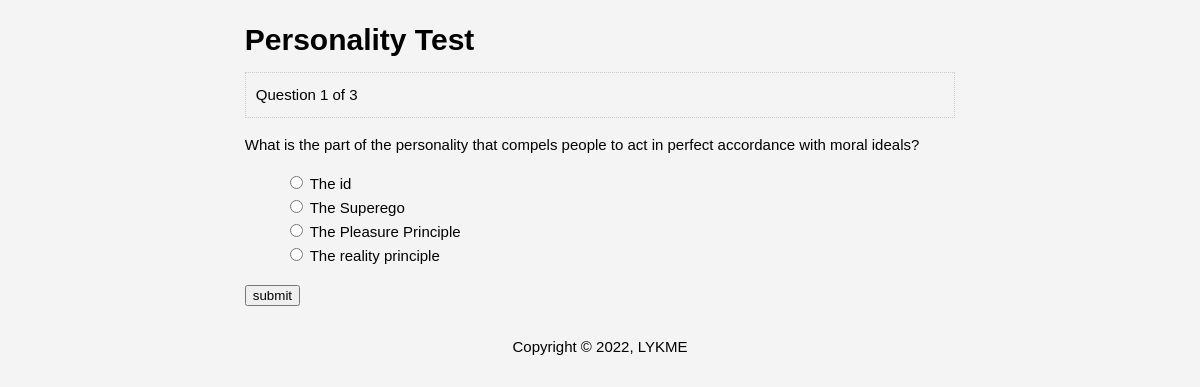
/personality_test/question.php?n=1, run on the app's committed database.
### tables this page shows
CREATE TABLE `questions` (
  `question_number` int(11) NOT NULL,
  `question` text NOT NULL
);

CREATE TABLE `choices` (
  `id` int(11) NOT NULL,
  `question_number` int(11) NOT NULL,
  `is_correct` tinyint(4) NOT NULL DEFAULT '0',
  `choice` text NOT NULL
);

### personality_test/question.php (the view, shortened to what this page needs)
<?php include "database.php"; ?>
<?php
	$number = (int) $_GET['n'];
	$query = "select * from questions";
	$results = $mysqli->query($query) or die($mysqli->error.__LINE__);
	$total=$results->num_rows;
	$query = "select * from `questions` where question_number = $number";
	$result = $mysqli->query($query) or die($mysqli->error.__LINE__);
	$question = $result->fetch_assoc();
	$query = "select * from `choices` where question_number = $number";
	$choices = $mysqli->query($query) or die($mysqli->error.__LINE__);
 ?>
<!DOCTYPE html>
<html>
  <head>
    <link rel="stylesheet" href="css/style.css" type="text/css" />
  </head>
  <body>
    <div id="container">
      <header>
        <div class="container">
          <h1>Personality Test</h1>
	</div>
      </header>
      <main>
      <div class="container">
        <div class="current">Question <?php echo $number; ?> of <?php echo $total; ?></div>
	<p class="question">
	   <?php echo $question['question'] ?>
	</p>
	<form method="post" action="process.php">
	      <ul class="choices">
	        <?php while($row=$choices->fetch_assoc()): ?>
		<li><input name="choice" type="radio" value="<?php echo $row['id']; ?>" />
		  <?php echo $row['choice']; ?>
		</li>
		<?php endwhile; ?>
	      </ul>
	      <input type="submit" value="submit" />
	</form>
      </div>
    </div>
    <footer>
      <div class="container">
	  Copyright &copy; 2022, LYKME
      </div>
    </footer>
  </body>
</html>

### personality_test/css/style.css (style rules this page uses)
body { font-family:arial; font-size:15px; line-height:1.6em; background:#f4f4f4; }
li { list-style:none; }
#container { margin: 0 auto; overflow:auto; width:60%; }
header { border-bottom:3px solid #f4f4f4 solid; }
footer { border-top:3px #f4f4f4 solid; text-align:center; padding-top:5px; }
main { padding-bottom:20px; }
.current { padding:10px; background:#f4f4f4; border:#ccc dotted 1px; margin:20px 0 10px 0; }

### data on the page
questions: question "What is the part of the personality that compels people to act in perfect accordance with moral ideals?"
choices: choice "The id"
choices: choice "The Superego"
choices: choice "The Pleasure Principle"
choices: choice "The reality principle"

### other printed values
$number "1"
$total "3"
